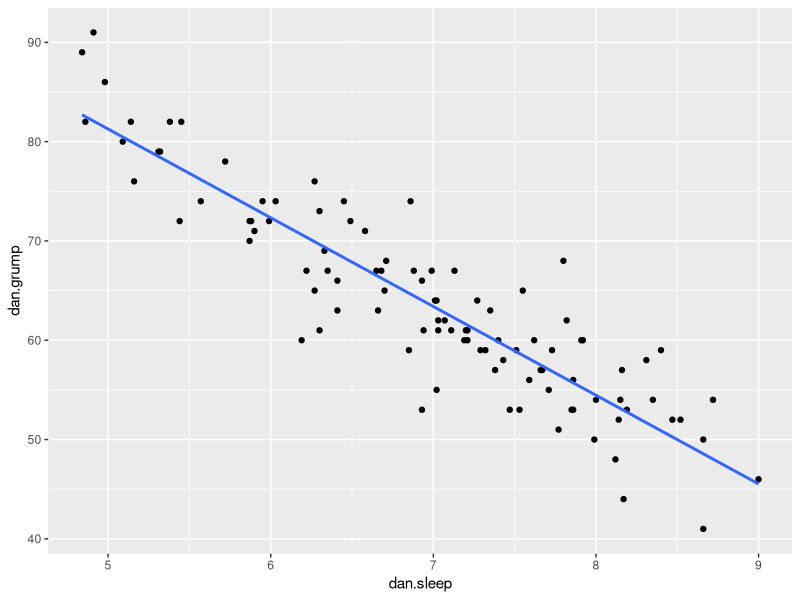

Write R code to recreate this figure.
#### Introduction to Linear Regression


## Ordinary Least Squares Regression.



library(tidyverse)


# Import Data

df <- read_csv("data/parenthood.csv")

head(df)

tail(df)

nrow(df)

# Scatterplot
ggplot(df, aes(x = dan.sleep, y = dan.grump)) + 
  geom_point() + 
  stat_smooth(method='lm', se=F) 


# We could do a correlation
cor.test(df$dan.sleep, df$dan.grump)



# The line of best fit is really the regression line:

# this line has the equation   y' = a + bx
# y' is the predicted value of y (sometimes y-hat)

# when x = 0;  a is the y-intercept (where line crosses x-axis at 0)

# positive b = positive slope
# negative b = negative slope

# y is the 'outcome' variable
# x is the 'predictor' variable

# you'll also sometimes see b0 for a, and b1 for b.....



# The actual equation is:

# y' = a + bx + e 

# e is the error, or:
# y' - y  (the difference of each data point from the predicted value =  a residual)


# The estimated regression coefficients,  a & b, 
#  are those that minimise the sum of the squared residuals 






## Running a Regression Model in R.


mod1 <- lm(dan.grump ~ dan.sleep, data=df)  # build regression model

mod1  

mod1$coefficients

# intercept = a = 125.96
# dan.sleep  = b = -8.94

# therefore:   y' = 125.96 + -9.84x


## Just a small technical detail.....
# these regression coefficients are 'estimates'
# we are trying to estimate the 'parameters' that are true for a population




### OK.  These are just estimates... Are they any good ?



summary(mod1)


# In brief:

# Residuals:  broad descriptive info of variability

# Coefficients:  
# dan.sleep = b = estimate and standard error of the estimate
# t-value and p-value for how meaningful that estimate is different from 0.

# Residual Standard Error = Standard Error of the Estimate = Sigma_est
# a standardized measure of how far each residual is on average from the regression line.

# d.f. = n - number of parameters being estimated, = 100 - 2 = 98


# Multiple R2  =  measure of how much overall variation in dan.grump is attributable to dan.sleep


# F-statistic =  A goodness of fit of overall model.




##### Try for yourself examples --------------------------


